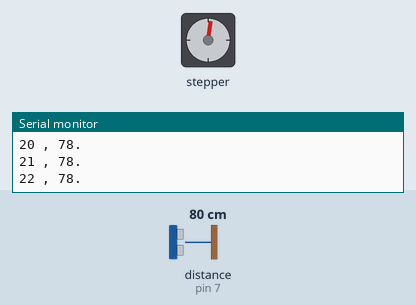
The sketch below on a simulated Arduino Uno, built with avr-gcc and run on an emulated ATmega328P. Shown: stepper motor, the last lines printed to the serial monitor. Wiring (inferred from the names in the program): ultrasonic range finder: trigger pin 8; echo pin 7. The test bench sets the inputs (shaded band); at power-on: distance to the obstacle (sensor on pin 7) 80 cm. The echo pulse lasts 58.3 µs per cm; stepper angles assume 2048 steps per turn.

Above: at 1.2 s.
1.3 s: distance to the obstacle (sensor on pin 7) set to 4 cm
At 2.66 s:
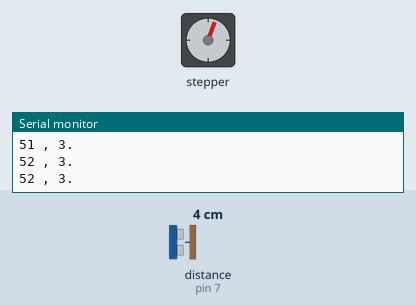
4.3 s: distance to the obstacle (sensor on pin 7) set to 18 cm
At 4.92 s:
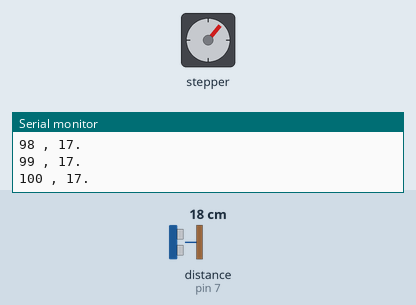
7.3 s: distance to the obstacle (sensor on pin 7) set to 120 cm
At 7.47 s:
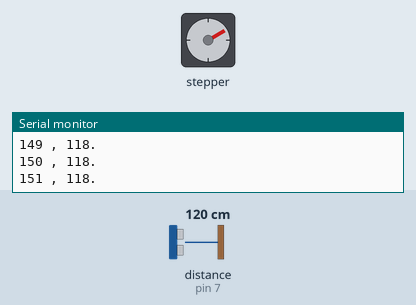
Timing chart, 0 to 29.3 s (numbered marks = the images above; inputs shaded):
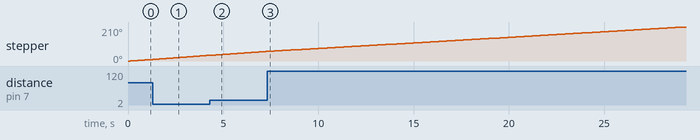

The sketch:

RADAR.ino
```cpp
// librerias utilizadas
#include <SoftwareSerial.h>
#include <Stepper.h>

// variables
const int trigPin = 8;
const int echoPin = 7;
long duracion;
int distancia;
int roundAngulo;
int Angulo;
int ContPasos = 0;

// puertos virtuales
SoftwareSerial radar(10, 11);
Stepper motor(2048, 3, 5, 4, 6);

void setup() {
  // configuracion de pines
 pinMode(trigPin, OUTPUT);
 pinMode(echoPin, INPUT);
// inicia comunicacion serial
 Serial.begin(9600);
 radar.begin(9600);
}

void loop() {
  motor.setSpeed(2); // velocidad del motor
  motor.step(2);  // angulo en pasos de los que va a moverse
  distancia = calcularDistancia(); // llamo a la funcion donde se calcula la distancia de los objetos
  Angulo = ContPasos*0.883218842; // covierte pasos a un angulo real
  roundAngulo = (int)Angulo; // convertir el angulo a entero
  Serial.print(Angulo);
  Serial.print(" , ");
  Serial.print(distancia);
  Serial.println(".");

  radar.print(Angulo);
  radar.print(" , ");
  radar.print(distancia);
  radar.println(". ");
  ContPasos++; // incremeneta los pasos
  if (ContPasos==408) {ContPasos =0;} // reinicia el conteo despues de que halla hecho los 408 pasos = 1 vuelta


}
  int calcularDistancia(){

    digitalWrite(trigPin, LOW);
    delayMicroseconds(2);
    digitalWrite(trigPin, HIGH);
    delayMicroseconds(10); // manda una onda cada 10 milisegundos
    digitalWrite(trigPin, LOW);
    duracion = pulseIn(echoPin, HIGH); // mide cuanto tiempo tarda en llegar la onda
    distancia = duracion*0.034/2;

    return distancia;
  }
```
